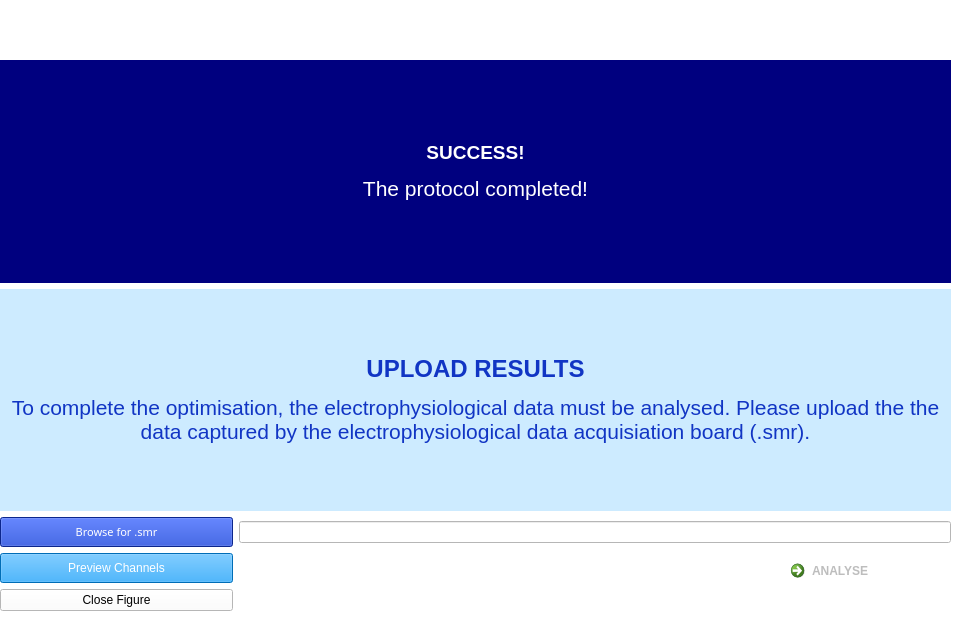
<?xml version="1.0" encoding="UTF-8"?>
<ui version="4.0">
 <class>Dialog</class>
 <widget class="QDialog" name="Dialog">
  <property name="geometry">
   <rect>
    <x>0</x>
    <y>0</y>
    <width>955</width>
    <height>632</height>
   </rect>
  </property>
  <property name="windowTitle">
   <string>Py2Pulse</string>
  </property>
  <property name="windowIcon">
   <iconset resource="../../icons.qrc">
    <normaloff>:/Icons/QTIcons/Laser2.png</normaloff>:/Icons/QTIcons/Laser2.png</iconset>
  </property>
  <property name="styleSheet">
   <string notr="true">background-color: rgb(255, 255, 255);</string>
  </property>
  <widget class="QWidget" name="gridLayoutWidget">
   <property name="geometry">
    <rect>
     <x>0</x>
     <y>60</y>
     <width>951</width>
     <height>551</height>
    </rect>
   </property>
   <layout class="QGridLayout" name="gridLayout">
    <item row="4" column="0" colspan="4">
     <widget class="QLabel" name="label">
      <property name="minimumSize">
       <size>
        <width>0</width>
        <height>60</height>
       </size>
      </property>
      <property name="styleSheet">
       <string notr="true">background-color: rgb(0, 0, 127);
color: rgb(255, 255, 255);</string>
      </property>
      <property name="text">
       <string>&lt;html&gt;&lt;head/&gt;&lt;body&gt;&lt;p align=&quot;center&quot;&gt;&lt;span style=&quot; font-size:14pt; font-weight:600; color:#ffffff;&quot;&gt;SUCCESS!&lt;/span&gt;&lt;/p&gt;&lt;p align=&quot;center&quot;&gt;&lt;span style=&quot; font-family:'Calibri'; font-size:16pt; color:#ffffff;&quot;&gt;The protocol completed!&lt;/span&gt;&lt;/p&gt;&lt;/body&gt;&lt;/html&gt;</string>
      </property>
      <property name="wordWrap">
       <bool>true</bool>
      </property>
     </widget>
    </item>
    <item row="8" column="0">
     <widget class="QToolButton" name="BrowseButtonPC">
      <property name="sizePolicy">
       <sizepolicy hsizetype="Preferred" vsizetype="Fixed">
        <horstretch>0</horstretch>
        <verstretch>0</verstretch>
       </sizepolicy>
      </property>
      <property name="minimumSize">
       <size>
        <width>30</width>
        <height>30</height>
       </size>
      </property>
      <property name="font">
       <font>
        <family>Eras Medium ITC</family>
        <pointsize>8</pointsize>
        <weight>50</weight>
        <italic>false</italic>
        <bold>false</bold>
       </font>
      </property>
      <property name="cursor">
       <cursorShape>PointingHandCursor</cursorShape>
      </property>
      <property name="styleSheet">
       <string notr="true">font: 8pt &quot;Eras Medium ITC&quot;; 
background-color: rgb(17, 53, 196);
color: rgb(255, 255, 255);</string>
      </property>
      <property name="text">
       <string>Browse for .smr</string>
      </property>
     </widget>
    </item>
    <item row="6" column="0" colspan="4">
     <widget class="QLabel" name="label_3">
      <property name="styleSheet">
       <string notr="true">background-color: rgb(0, 153, 255,50);</string>
      </property>
      <property name="text">
       <string>&lt;html&gt;&lt;head/&gt;&lt;body&gt;&lt;p align=&quot;center&quot;&gt;&lt;span style=&quot; font-family:'Calibri'; font-size:18pt; font-weight:600; color:#1135c4;&quot;&gt;UPLOAD RESULTS&lt;/span&gt;&lt;/p&gt;&lt;p align=&quot;center&quot;&gt;&lt;span style=&quot; font-family:'Calibri'; font-size:16pt; color:#1135c4;&quot;&gt;To complete the optimisation, the electrophysiological data must be analysed. Please upload the the data captured by the electrophysiological data acquisiation board (.smr).&lt;/span&gt;&lt;/p&gt;&lt;/body&gt;&lt;/html&gt;</string>
      </property>
      <property name="wordWrap">
       <bool>true</bool>
      </property>
     </widget>
    </item>
    <item row="13" column="2" rowspan="2" colspan="2" alignment="Qt::AlignRight">
     <widget class="QCommandLinkButton" name="AnalyseButton">
      <property name="cursor">
       <cursorShape>PointingHandCursor</cursorShape>
      </property>
      <property name="styleSheet">
       <string notr="true">font: 14pt &quot;Eras Bold ITC&quot;;
background-color: rgb(0, 153, 255,50);
color: rgb(189, 189, 189);</string>
      </property>
      <property name="text">
       <string>ANALYSE</string>
      </property>
      <property name="icon">
       <iconset resource="../../icons.qrc">
        <normaloff>:/Icons/QTIcons/RunArrowGrey.png</normaloff>:/Icons/QTIcons/RunArrowGrey.png</iconset>
      </property>
      <property name="iconSize">
       <size>
        <width>40</width>
        <height>40</height>
       </size>
      </property>
      <property name="checkable">
       <bool>false</bool>
      </property>
     </widget>
    </item>
    <item row="13" column="0">
     <widget class="QPushButton" name="PushButtonChannels">
      <property name="minimumSize">
       <size>
        <width>30</width>
        <height>30</height>
       </size>
      </property>
      <property name="cursor">
       <cursorShape>PointingHandCursor</cursorShape>
      </property>
      <property name="toolTip">
       <string>&lt;html&gt;&lt;head/&gt;&lt;body&gt;&lt;p&gt;Note this takes time to run&lt;/p&gt;&lt;/body&gt;&lt;/html&gt;</string>
      </property>
      <property name="styleSheet">
       <string notr="true">background-color: rgb(0, 153, 255);
color: rgb(255, 255, 255);</string>
      </property>
      <property name="text">
       <string>Preview Channels</string>
      </property>
     </widget>
    </item>
    <item row="14" column="0">
     <widget class="QPushButton" name="closeFigure">
      <property name="cursor">
       <cursorShape>PointingHandCursor</cursorShape>
      </property>
      <property name="text">
       <string>Close Figure</string>
      </property>
     </widget>
    </item>
    <item row="8" column="1" colspan="3">
     <widget class="QLineEdit" name="lineEditDir">
      <property name="readOnly">
       <bool>true</bool>
      </property>
     </widget>
    </item>
   </layout>
  </widget>
  <widget class="QLabel" name="label_173">
   <property name="geometry">
    <rect>
     <x>390</x>
     <y>0</y>
     <width>180</width>
     <height>60</height>
    </rect>
   </property>
   <property name="maximumSize">
    <size>
     <width>180</width>
     <height>60</height>
    </size>
   </property>
   <property name="text">
    <string/>
   </property>
   <property name="pixmap">
    <pixmap resource="../../icons.qrc">:/Icons/QTIcons/Py2Pulse Logo.PNG</pixmap>
   </property>
   <property name="scaledContents">
    <bool>true</bool>
   </property>
  </widget>
 </widget>
 <resources>
  <include location="../../icons.qrc"/>
  <include location="../../icons.qrc"/>
 </resources>
 <connections/>
</ui>
